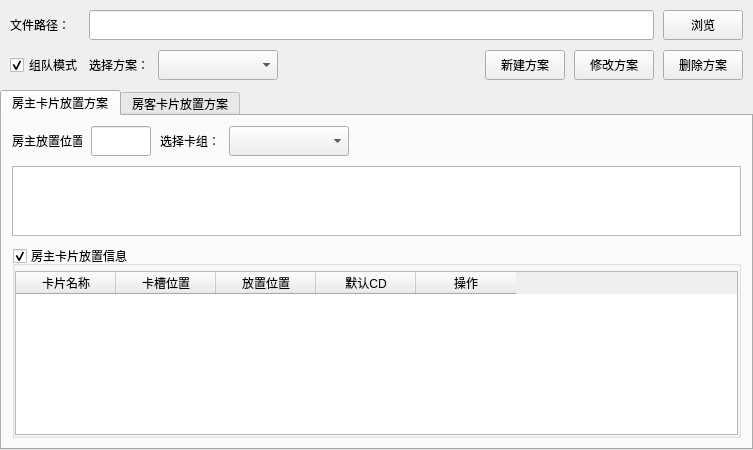
<?xml version="1.0" encoding="UTF-8"?>
<ui version="4.0">
 <class>EditPlacingPlan</class>
 <widget class="QWidget" name="EditPlacingPlan">
  <property name="geometry">
   <rect>
    <x>0</x>
    <y>0</y>
    <width>753</width>
    <height>450</height>
   </rect>
  </property>
  <property name="windowTitle">
   <string>卡片放置方案编辑</string>
  </property>
  <layout class="QGridLayout" name="gridLayout_top">
   <property name="leftMargin">
    <number>0</number>
   </property>
   <property name="topMargin">
    <number>0</number>
   </property>
   <property name="rightMargin">
    <number>0</number>
   </property>
   <property name="bottomMargin">
    <number>0</number>
   </property>
   <property name="spacing">
    <number>0</number>
   </property>
   <item row="0" column="0">
    <widget class="QWidget" name="widget_general" native="true">
     <layout class="QVBoxLayout" name="verticalLayout_general">
      <property name="spacing">
       <number>10</number>
      </property>
      <property name="leftMargin">
       <number>0</number>
      </property>
      <property name="topMargin">
       <number>0</number>
      </property>
      <property name="rightMargin">
       <number>0</number>
      </property>
      <property name="bottomMargin">
       <number>0</number>
      </property>
      <item>
       <widget class="QWidget" name="widget_file_path" native="true">
        <layout class="QHBoxLayout" name="horizontalLayout_file_path">
         <property name="spacing">
          <number>9</number>
         </property>
         <property name="leftMargin">
          <number>10</number>
         </property>
         <property name="topMargin">
          <number>10</number>
         </property>
         <property name="rightMargin">
          <number>10</number>
         </property>
         <property name="bottomMargin">
          <number>0</number>
         </property>
         <item>
          <widget class="QLabel" name="label_file_path">
           <property name="minimumSize">
            <size>
             <width>70</width>
             <height>30</height>
            </size>
           </property>
           <property name="maximumSize">
            <size>
             <width>70</width>
             <height>30</height>
            </size>
           </property>
           <property name="text">
            <string>文件路径：</string>
           </property>
          </widget>
         </item>
         <item>
          <widget class="QLineEdit" name="lineEdit_file_path">
           <property name="minimumSize">
            <size>
             <width>0</width>
             <height>30</height>
            </size>
           </property>
          </widget>
         </item>
         <item>
          <widget class="QPushButton" name="pushButton_file_path">
           <property name="minimumSize">
            <size>
             <width>80</width>
             <height>30</height>
            </size>
           </property>
           <property name="maximumSize">
            <size>
             <width>80</width>
             <height>30</height>
            </size>
           </property>
           <property name="text">
            <string>浏览</string>
           </property>
          </widget>
         </item>
        </layout>
       </widget>
      </item>
      <item>
       <widget class="QWidget" name="widget_common" native="true">
        <layout class="QHBoxLayout" name="horizontalLayout_common">
         <property name="spacing">
          <number>9</number>
         </property>
         <property name="leftMargin">
          <number>10</number>
         </property>
         <property name="topMargin">
          <number>0</number>
         </property>
         <property name="rightMargin">
          <number>10</number>
         </property>
         <property name="bottomMargin">
          <number>0</number>
         </property>
         <item>
          <widget class="QCheckBox" name="checkBox_is_team_mode">
           <property name="minimumSize">
            <size>
             <width>70</width>
             <height>30</height>
            </size>
           </property>
           <property name="maximumSize">
            <size>
             <width>70</width>
             <height>30</height>
            </size>
           </property>
           <property name="text">
            <string>组队模式</string>
           </property>
           <property name="checked">
            <bool>true</bool>
           </property>
          </widget>
         </item>
         <item>
          <widget class="QLabel" name="label_choose_section">
           <property name="minimumSize">
            <size>
             <width>60</width>
             <height>0</height>
            </size>
           </property>
           <property name="maximumSize">
            <size>
             <width>60</width>
             <height>16777215</height>
            </size>
           </property>
           <property name="text">
            <string>选择方案：</string>
           </property>
          </widget>
         </item>
         <item>
          <widget class="QComboBox" name="comboBox_choose_section">
           <property name="sizePolicy">
            <sizepolicy hsizetype="Preferred" vsizetype="Fixed">
             <horstretch>120</horstretch>
             <verstretch>30</verstretch>
            </sizepolicy>
           </property>
           <property name="minimumSize">
            <size>
             <width>120</width>
             <height>30</height>
            </size>
           </property>
           <property name="maximumSize">
            <size>
             <width>120</width>
             <height>30</height>
            </size>
           </property>
          </widget>
         </item>
         <item>
          <spacer name="horizontalSpacer_common">
           <property name="orientation">
            <enum>Qt::Horizontal</enum>
           </property>
           <property name="sizeHint" stdset="0">
            <size>
             <width>40</width>
             <height>20</height>
            </size>
           </property>
          </spacer>
         </item>
         <item>
          <widget class="QPushButton" name="pushButton_new_config">
           <property name="minimumSize">
            <size>
             <width>80</width>
             <height>30</height>
            </size>
           </property>
           <property name="maximumSize">
            <size>
             <width>80</width>
             <height>30</height>
            </size>
           </property>
           <property name="text">
            <string>新建方案</string>
           </property>
          </widget>
         </item>
         <item>
          <widget class="QPushButton" name="pushButton_modify_config">
           <property name="minimumSize">
            <size>
             <width>80</width>
             <height>30</height>
            </size>
           </property>
           <property name="maximumSize">
            <size>
             <width>80</width>
             <height>30</height>
            </size>
           </property>
           <property name="text">
            <string>修改方案</string>
           </property>
          </widget>
         </item>
         <item>
          <widget class="QPushButton" name="pushButton_delete_config">
           <property name="sizePolicy">
            <sizepolicy hsizetype="Maximum" vsizetype="Maximum">
             <horstretch>0</horstretch>
             <verstretch>0</verstretch>
            </sizepolicy>
           </property>
           <property name="minimumSize">
            <size>
             <width>80</width>
             <height>30</height>
            </size>
           </property>
           <property name="maximumSize">
            <size>
             <width>80</width>
             <height>30</height>
            </size>
           </property>
           <property name="text">
            <string>删除方案</string>
           </property>
          </widget>
         </item>
        </layout>
       </widget>
      </item>
      <item>
       <widget class="QTabWidget" name="tabWidget_placing_config">
        <property name="currentIndex">
         <number>0</number>
        </property>
        <widget class="QWidget" name="tab_1p_placing_config">
         <attribute name="title">
          <string>房主卡片放置方案</string>
         </attribute>
         <layout class="QVBoxLayout" name="verticalLayout_1p_placing_config" stretch="1,2,10">
          <property name="spacing">
           <number>10</number>
          </property>
          <property name="leftMargin">
           <number>10</number>
          </property>
          <property name="topMargin">
           <number>10</number>
          </property>
          <property name="rightMargin">
           <number>10</number>
          </property>
          <property name="bottomMargin">
           <number>10</number>
          </property>
          <item>
           <widget class="QWidget" name="widget_1p_setting" native="true">
            <layout class="QHBoxLayout" name="horizontalLayout_1p_setting">
             <property name="spacing">
              <number>9</number>
             </property>
             <property name="leftMargin">
              <number>0</number>
             </property>
             <property name="topMargin">
              <number>0</number>
             </property>
             <property name="bottomMargin">
              <number>0</number>
             </property>
             <item>
              <widget class="QLabel" name="label_1p_pos">
               <property name="minimumSize">
                <size>
                 <width>70</width>
                 <height>30</height>
                </size>
               </property>
               <property name="maximumSize">
                <size>
                 <width>70</width>
                 <height>16777215</height>
                </size>
               </property>
               <property name="text">
                <string>房主放置位置</string>
               </property>
              </widget>
             </item>
             <item>
              <widget class="QLineEdit" name="lineEdit_1p_pos">
               <property name="minimumSize">
                <size>
                 <width>60</width>
                 <height>30</height>
                </size>
               </property>
               <property name="maximumSize">
                <size>
                 <width>60</width>
                 <height>16777215</height>
                </size>
               </property>
              </widget>
             </item>
             <item>
              <widget class="QLabel" name="label_1p_deck">
               <property name="minimumSize">
                <size>
                 <width>60</width>
                 <height>0</height>
                </size>
               </property>
               <property name="maximumSize">
                <size>
                 <width>60</width>
                 <height>16777215</height>
                </size>
               </property>
               <property name="text">
                <string>选择卡组：</string>
               </property>
              </widget>
             </item>
             <item>
              <widget class="QComboBox" name="comboBox_1p_deck">
               <property name="minimumSize">
                <size>
                 <width>120</width>
                 <height>30</height>
                </size>
               </property>
               <property name="maximumSize">
                <size>
                 <width>120</width>
                 <height>30</height>
                </size>
               </property>
              </widget>
             </item>
             <item>
              <spacer name="horizontalSpacer_1p_setting">
               <property name="orientation">
                <enum>Qt::Horizontal</enum>
               </property>
               <property name="sizeHint" stdset="0">
                <size>
                 <width>576</width>
                 <height>20</height>
                </size>
               </property>
              </spacer>
             </item>
            </layout>
           </widget>
          </item>
          <item>
           <widget class="QListWidget" name="listWidget_1p_deck">
            <property name="flow">
             <enum>QListView::LeftToRight</enum>
            </property>
           </widget>
          </item>
          <item>
           <widget class="QGroupBox" name="groupBox_1p_placing_table">
            <property name="title">
             <string>房主卡片放置信息</string>
            </property>
            <property name="flat">
             <bool>true</bool>
            </property>
            <property name="checkable">
             <bool>true</bool>
            </property>
            <layout class="QVBoxLayout" name="verticalLayout_1p_placing_table">
             <property name="spacing">
              <number>5</number>
             </property>
             <property name="leftMargin">
              <number>0</number>
             </property>
             <property name="topMargin">
              <number>5</number>
             </property>
             <property name="rightMargin">
              <number>0</number>
             </property>
             <property name="bottomMargin">
              <number>0</number>
             </property>
             <item>
              <widget class="QTableWidget" name="tableWidget_1p_placing_table">
               <property name="editTriggers">
                <set>QAbstractItemView::DoubleClicked|QAbstractItemView::EditKeyPressed</set>
               </property>
               <property name="alternatingRowColors">
                <bool>true</bool>
               </property>
               <column>
                <property name="text">
                 <string>卡片名称</string>
                </property>
               </column>
               <column>
                <property name="text">
                 <string>卡槽位置</string>
                </property>
               </column>
               <column>
                <property name="text">
                 <string>放置位置</string>
                </property>
               </column>
               <column>
                <property name="text">
                 <string>默认CD</string>
                </property>
               </column>
               <column>
                <property name="text">
                 <string>操作</string>
                </property>
               </column>
              </widget>
             </item>
            </layout>
           </widget>
          </item>
         </layout>
        </widget>
        <widget class="QWidget" name="tab_2p_placing_config">
         <attribute name="title">
          <string>房客卡片放置方案</string>
         </attribute>
         <layout class="QVBoxLayout" name="verticalLayout_2p_placing_config" stretch="0,1,5">
          <property name="spacing">
           <number>10</number>
          </property>
          <property name="leftMargin">
           <number>10</number>
          </property>
          <property name="topMargin">
           <number>10</number>
          </property>
          <property name="rightMargin">
           <number>10</number>
          </property>
          <property name="bottomMargin">
           <number>10</number>
          </property>
          <item>
           <widget class="QWidget" name="widget_2p_setting" native="true">
            <layout class="QHBoxLayout" name="horizontalLayout_2p_setting">
             <property name="spacing">
              <number>9</number>
             </property>
             <property name="leftMargin">
              <number>0</number>
             </property>
             <property name="topMargin">
              <number>0</number>
             </property>
             <property name="bottomMargin">
              <number>0</number>
             </property>
             <item>
              <widget class="QLabel" name="label_2p_pos">
               <property name="minimumSize">
                <size>
                 <width>70</width>
                 <height>30</height>
                </size>
               </property>
               <property name="maximumSize">
                <size>
                 <width>70</width>
                 <height>16777215</height>
                </size>
               </property>
               <property name="text">
                <string>房客放置位置</string>
               </property>
              </widget>
             </item>
             <item>
              <widget class="QLineEdit" name="lineEdit_2p_pos">
               <property name="minimumSize">
                <size>
                 <width>60</width>
                 <height>30</height>
                </size>
               </property>
               <property name="maximumSize">
                <size>
                 <width>60</width>
                 <height>16777215</height>
                </size>
               </property>
              </widget>
             </item>
             <item>
              <widget class="QLabel" name="label_2p_deck">
               <property name="minimumSize">
                <size>
                 <width>60</width>
                 <height>0</height>
                </size>
               </property>
               <property name="maximumSize">
                <size>
                 <width>60</width>
                 <height>16777215</height>
                </size>
               </property>
               <property name="text">
                <string>选择卡组：</string>
               </property>
              </widget>
             </item>
             <item>
              <widget class="QComboBox" name="comboBox_2p_deck">
               <property name="minimumSize">
                <size>
                 <width>120</width>
                 <height>30</height>
                </size>
               </property>
               <property name="maximumSize">
                <size>
                 <width>120</width>
                 <height>30</height>
                </size>
               </property>
              </widget>
             </item>
             <item>
              <spacer name="horizontalSpacer_2p_setting">
               <property name="orientation">
                <enum>Qt::Horizontal</enum>
               </property>
               <property name="sizeHint" stdset="0">
                <size>
                 <width>567</width>
                 <height>20</height>
                </size>
               </property>
              </spacer>
             </item>
            </layout>
           </widget>
          </item>
          <item>
           <widget class="QListWidget" name="listWidget_2p_deck">
            <property name="flow">
             <enum>QListView::LeftToRight</enum>
            </property>
           </widget>
          </item>
          <item>
           <widget class="QGroupBox" name="groupBox_2p_placing_table">
            <property name="title">
             <string>房客卡片放置信息</string>
            </property>
            <property name="flat">
             <bool>true</bool>
            </property>
            <property name="checkable">
             <bool>true</bool>
            </property>
            <layout class="QVBoxLayout" name="verticalLayout_2p_placing_table">
             <property name="spacing">
              <number>5</number>
             </property>
             <property name="leftMargin">
              <number>0</number>
             </property>
             <property name="topMargin">
              <number>5</number>
             </property>
             <property name="rightMargin">
              <number>0</number>
             </property>
             <property name="bottomMargin">
              <number>0</number>
             </property>
             <item>
              <widget class="QTableWidget" name="tableWidget_2p_placing_table">
               <property name="editTriggers">
                <set>QAbstractItemView::DoubleClicked|QAbstractItemView::EditKeyPressed</set>
               </property>
               <property name="alternatingRowColors">
                <bool>true</bool>
               </property>
               <column>
                <property name="text">
                 <string>卡片名称</string>
                </property>
               </column>
               <column>
                <property name="text">
                 <string>卡槽位置</string>
                </property>
               </column>
               <column>
                <property name="text">
                 <string>放置位置</string>
                </property>
               </column>
               <column>
                <property name="text">
                 <string>默认CD</string>
                </property>
               </column>
               <column>
                <property name="text">
                 <string>操作</string>
                </property>
               </column>
              </widget>
             </item>
            </layout>
           </widget>
          </item>
         </layout>
        </widget>
       </widget>
      </item>
     </layout>
    </widget>
   </item>
  </layout>
 </widget>
 <resources/>
 <connections/>
</ui>
